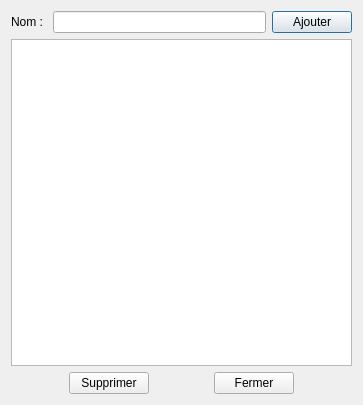
<?xml version="1.0" encoding="UTF-8"?>
<ui version="4.0">
 <class>SubjectsManager</class>
 <widget class="QDialog" name="SubjectsManager">
  <property name="windowModality">
   <enum>Qt::WindowModal</enum>
  </property>
  <property name="geometry">
   <rect>
    <x>0</x>
    <y>0</y>
    <width>363</width>
    <height>405</height>
   </rect>
  </property>
  <property name="windowTitle">
   <string>Gestionnaire des maières</string>
  </property>
  <layout class="QVBoxLayout" name="verticalLayout">
   <item>
    <layout class="QHBoxLayout" name="horizontalLayout">
     <item>
      <widget class="QLabel" name="label">
       <property name="text">
        <string>Nom : </string>
       </property>
      </widget>
     </item>
     <item>
      <widget class="QLineEdit" name="lineEdit_name">
       <property name="maxLength">
        <number>20</number>
       </property>
      </widget>
     </item>
     <item>
      <widget class="QPushButton" name="pushButton_add">
       <property name="text">
        <string>Ajouter</string>
       </property>
      </widget>
     </item>
    </layout>
   </item>
   <item>
    <widget class="QListWidget" name="list_subjects"/>
   </item>
   <item>
    <layout class="QHBoxLayout" name="horizontalLayout_2">
     <item>
      <spacer name="horizontalSpacer">
       <property name="orientation">
        <enum>Qt::Horizontal</enum>
       </property>
       <property name="sizeHint" stdset="0">
        <size>
         <width>40</width>
         <height>20</height>
        </size>
       </property>
      </spacer>
     </item>
     <item>
      <widget class="QPushButton" name="pushButton_delete">
       <property name="text">
        <string>Supprimer</string>
       </property>
      </widget>
     </item>
     <item>
      <spacer name="horizontalSpacer_3">
       <property name="orientation">
        <enum>Qt::Horizontal</enum>
       </property>
       <property name="sizeHint" stdset="0">
        <size>
         <width>40</width>
         <height>20</height>
        </size>
       </property>
      </spacer>
     </item>
     <item>
      <widget class="QPushButton" name="pushButton_close">
       <property name="text">
        <string>Fermer</string>
       </property>
      </widget>
     </item>
     <item>
      <spacer name="horizontalSpacer_2">
       <property name="orientation">
        <enum>Qt::Horizontal</enum>
       </property>
       <property name="sizeHint" stdset="0">
        <size>
         <width>40</width>
         <height>20</height>
        </size>
       </property>
      </spacer>
     </item>
    </layout>
   </item>
  </layout>
 </widget>
 <resources/>
 <connections>
  <connection>
   <sender>pushButton_close</sender>
   <signal>clicked()</signal>
   <receiver>SubjectsManager</receiver>
   <slot>accept()</slot>
   <hints>
    <hint type="sourcelabel">
     <x>317</x>
     <y>384</y>
    </hint>
    <hint type="destinationlabel">
     <x>381</x>
     <y>373</y>
    </hint>
   </hints>
  </connection>
 </connections>
</ui>
